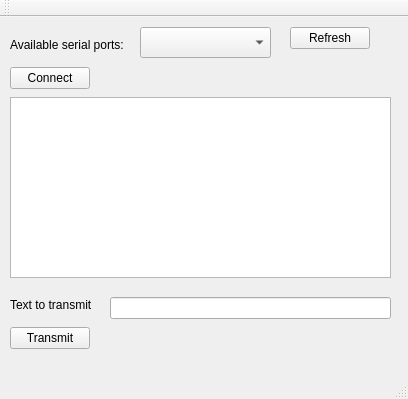
<?xml version="1.0" encoding="UTF-8"?>
<ui version="4.0">
 <class>MainWindow</class>
 <widget class="QMainWindow" name="MainWindow">
  <property name="geometry">
   <rect>
    <x>0</x>
    <y>0</y>
    <width>408</width>
    <height>399</height>
   </rect>
  </property>
  <property name="windowTitle">
   <string>MainWindow</string>
  </property>
  <widget class="QWidget" name="centralWidget">
   <widget class="QComboBox" name="comboBoxPorts">
    <property name="geometry">
     <rect>
      <x>140</x>
      <y>10</y>
      <width>131</width>
      <height>31</height>
     </rect>
    </property>
   </widget>
   <widget class="QLabel" name="label">
    <property name="geometry">
     <rect>
      <x>10</x>
      <y>20</y>
      <width>131</width>
      <height>16</height>
     </rect>
    </property>
    <property name="text">
     <string>Available serial ports:</string>
    </property>
   </widget>
   <widget class="QPushButton" name="pushButtonRefresh">
    <property name="geometry">
     <rect>
      <x>290</x>
      <y>10</y>
      <width>80</width>
      <height>22</height>
     </rect>
    </property>
    <property name="text">
     <string>Refresh</string>
    </property>
   </widget>
   <widget class="QLineEdit" name="lineEdit">
    <property name="geometry">
     <rect>
      <x>110</x>
      <y>280</y>
      <width>281</width>
      <height>22</height>
     </rect>
    </property>
   </widget>
   <widget class="QLabel" name="label_2">
    <property name="geometry">
     <rect>
      <x>10</x>
      <y>280</y>
      <width>101</width>
      <height>16</height>
     </rect>
    </property>
    <property name="text">
     <string>Text to transmit</string>
    </property>
   </widget>
   <widget class="QPlainTextEdit" name="plainTextEditRx">
    <property name="geometry">
     <rect>
      <x>10</x>
      <y>80</y>
      <width>381</width>
      <height>181</height>
     </rect>
    </property>
   </widget>
   <widget class="QPushButton" name="pushButtonTx">
    <property name="geometry">
     <rect>
      <x>10</x>
      <y>310</y>
      <width>80</width>
      <height>22</height>
     </rect>
    </property>
    <property name="text">
     <string>Transmit</string>
    </property>
   </widget>
   <widget class="QPushButton" name="pushButtonConnect">
    <property name="geometry">
     <rect>
      <x>10</x>
      <y>50</y>
      <width>80</width>
      <height>22</height>
     </rect>
    </property>
    <property name="text">
     <string>Connect</string>
    </property>
   </widget>
  </widget>
  <widget class="QMenuBar" name="menuBar">
   <property name="geometry">
    <rect>
     <x>0</x>
     <y>0</y>
     <width>408</width>
     <height>19</height>
    </rect>
   </property>
  </widget>
  <widget class="QToolBar" name="mainToolBar">
   <attribute name="toolBarArea">
    <enum>TopToolBarArea</enum>
   </attribute>
   <attribute name="toolBarBreak">
    <bool>false</bool>
   </attribute>
  </widget>
  <widget class="QStatusBar" name="statusBar"/>
 </widget>
 <layoutdefault spacing="6" margin="11"/>
 <resources/>
 <connections/>
</ui>
